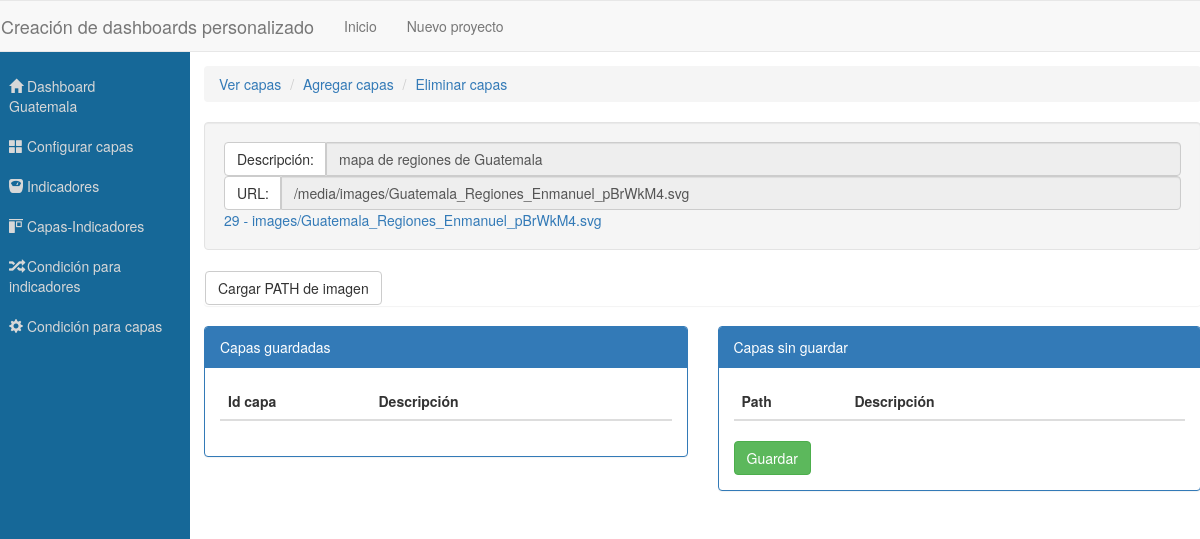
Page /project/29/image/29/add_layers/ on the committed database.
### dashboardConfigApp/models.py (models this page shows, shortened)
class Proyecto(models.Model):
	nombre = models.CharField(max_length=100)
	descripcion = models.CharField(max_length=100, default='')
	fechaCreacion = models.DateTimeField(default=timezone.now)

class Image(models.Model):
	descripcion = models.CharField(max_length=100)
	imagen = models.FileField(upload_to='images/', default='images/none_image.jpg')
	proyecto = models.ForeignKey(Proyecto)
	def __str__(self):
		return str(self.pk) + ' - ' + self.imagen.name

### dashboardConfigApp/views.py (the view, shortened to what this page needs)
# urls.py: url(r'^project/(?P<idproject>\d+)/image/(?P<pk>\d+)/add_layers/', AddLayer.as_view(), name='add_layer'),
class AddLayer( UpdateView ):
    model = Image
    template_name = "layers/create_layer.html"
    fields = [
        'descripcion',
        'imagen',
    ]
    def get_context_data( self, **kwargs ):
        context = super( AddLayer, self ).get_context_data( **kwargs )
        project = Proyecto.objects.get( pk=self.object.proyecto.pk )
        context[ 'project' ] = project
        context[ 'LayerFormSet' ] = LayerFormSet()
        context[ 'singleImage' ] = self.object
        return context

### dashboardConfigApp/templates/layers/create_layer.html (shortened to what this page needs)
{% extends 'layers/layers.html' %}
{% block contentLayers %}
   <div>
       	<div class="well">
            <div class="input-group proyect-detail">
              <span class="input-group-btn">
                <label class="btn btn-default">Descripción:</label>
              </span>
              <input type="text" class="form-control" id="txtDescripcionImage" value="{{singleImage.descripcion}}" disabled="">
            </div>
            <div class="input-group proyect-detail">
              <span class="input-group-btn">
                <label class="btn btn-default">URL:</label>
              </span>
              <input disabled type="text" class="form-control" value="{{singleImage.imagen.url}}">
            </div>
            <a target="_blank" href= '{{ singleImage.imagen.url }}'>{{ singleImage }}</a>
        </div>
        <div class="panel">
             <a class="btn btn-default" id="btnLoadDataOfImage">Cargar PATH de imagen</a>
        </div>
         <div class="row">
            <div class="col-lg-6">
                 <div class="panel panel-primary">
                    <div class="panel-heading">
                        Capas guardadas
                    </div>
                     <div class="panel-body">
                         <table class="table table-striped">
                            <thead>
                                <th class="col-lg-4">Id capa</th>
                                <th class="col-lg-8">Descripción</th>
                            </thead>
                        </table>
                    </div>
                </div>
            </div>
            <div class="col-lg-6">
                 <div class="panel panel-primary">
                    <div class="panel-heading">
                        Capas sin guardar
                    </div>
                     <div class="panel-body">
                         <form action=""  method="POST">
                             {% load widget_tweaks %}
                             <table class="table table-striped">
                                <thead>
                                    <th class="col-lg-3">Path</th>
                                    <th class="col-lg-7">Descripción</th>
                                    <th class]="col-log-2"></th>
                                </thead>
                            </table>
                             <input type="submit" class="btn btn-success" value="Guardar">
                         </form>
                    </div>
                 </div>
            </div>
    </div>
</div>
{% endblock contentLayers %}

### dashboardConfigApp/templates/project/configProject.html
{% extends "base.html" %}
{% block content %}
		<div class="row row-panel-project">
			<div class="container-panel">
				<div class="col-lg-2 panel-project">
					<nav>
						<ul>
							<li><a href="{% url 'configProject' project.pk %}"><span class="glyphicon glyphicon-home"></span> {{project.nombre}}</a></li>
							<li><a href="{% url 'get_update_layers' singleImage.pk %}"><span class="glyphicon glyphicon-th-large"></span> Configurar capas</a></li>
							<li><a href=""><span class="glyphicon glyphicon-scale"></span> Indicadores</a></li>
							<li><a href=""><span class="glyphicon glyphicon-object-align-top"></span> Capas-Indicadores</a></li>
							<li><a href=""><span class="glyphicon glyphicon-random"></span> Condición para indicadores</a></li>
							<li><a href=""><span class="glyphicon glyphicon-cog"></span> Condición para capas</a></li>
						</ul>
					</nav>
				</div>
				<div class="col-lg-10 panel_selected">
					{% block project-options %}
					{% endblock project-options %}
				</div>
			</div>
		</div>
{% endblock content %}

### dashboardConfigApp/static/css/new_project.css (style rules this page uses)
.row-panel-project { height: 100vh; display: flex; }
.row-panel-project .container-panel { flex: 1; display: flex; }
.row-panel-project .container-panel .panel_selected, .row-panel-project .container-panel .panel-project { overflow-y: auto; padding: 1em; }
.row-panel-project .container-panel .panel-project { background: #166898; }
.row-panel-project .container-panel .panel-project nav ul { margin-left: 0; padding-left: 0; }
.row-panel-project .container-panel .panel-project nav ul li { list-style: none; padding: 10px; }
.row-panel-project .container-panel .panel-project nav ul li a { text-decoration: none; margin: 0; display: block; width: 100%; height: 100%; color: #d8d8d8; }

### rows in the picture
Proyecto: nombre "Dashboard Guatemala"
Image: descripcion "mapa de regiones de Guatemala", imagen "/media/images/Guatemala_Regiones_Enmanuel_pBrWkM4.svg", id+imagen "29 - images/Guatemala_Regiones_Enmanuel_pBrWkM4.svg"
